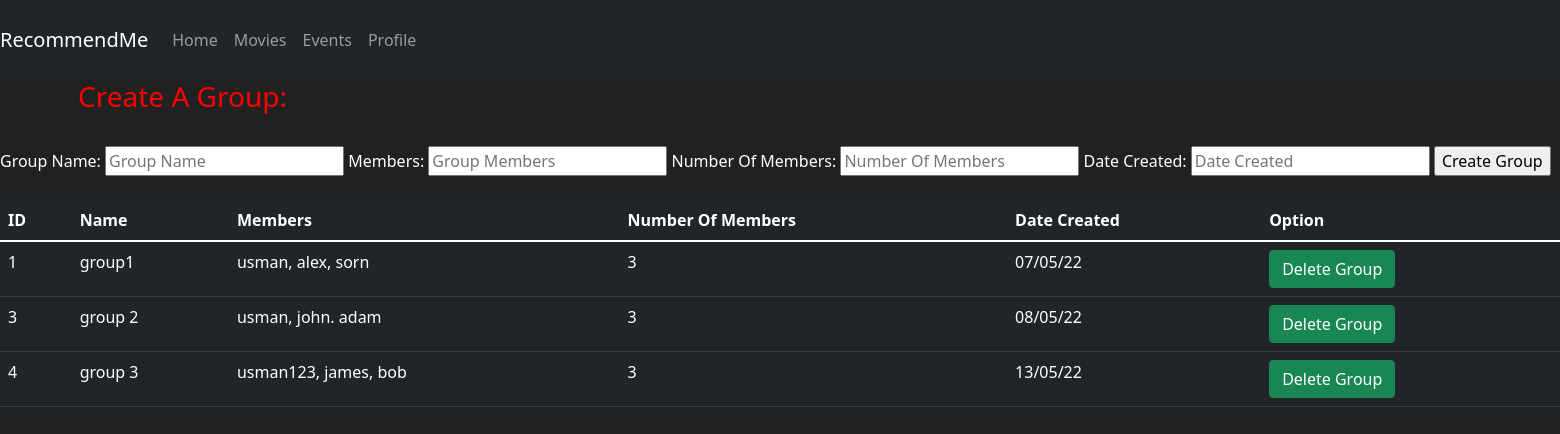
The app's page /profile/groups (signed in) with its own data.
### webpage/models.py (models this page shows)
class Group(db.Model, UserMixin):
    id = db.Column(db.Integer(), primary_key=True)
    grouptitle = db.Column(db.String(length=50), nullable=False, unique=False)
    members = db.Column(db.String(length=100), nullable=False, unique=False)
    numofmem = db.Column(db.Integer(), nullable=False, unique=False)
    datecreated = db.Column(db.String(length=50), nullable=False, unique=False)

### webpage/route.py (the view, shortened to what this page needs)
@app.route('/profile/groups', methods=['GET', 'POST'])
@login_required
def profile_group():
    create = CreateGroup()
    if create.errors != {}:
        for err_msg in create.errors.values():
            flash(f'There was an error with creating a group: {err_msg}', category='danger')
    groups = Group.query.all()
    return render_template('profile_group.html', create=create, groups=groups)

### webpage/forms.py
class CreateGroup(FlaskForm):
    grouptitle = StringField(label='Group Name:', validators=[DataRequired()])
    members = StringField(label='Members:', validators=[DataRequired()])
    numofmem = StringField(label='Number Of Members:', validators=[DataRequired()])
    datecreated = StringField(label='Date Created:', validators=[DataRequired()])
    submit = SubmitField(label='Create Group')

### webpage/models.py (called while the page is built)
@login_manager.user_loader
def load_user(user_id):
    return User.query.get(int(user_id))

### webpage/templates/profile_group.html (shortened to what this page needs)
{% extends 'base.html' %}
{% block content %}
<h3 style="color:red; position: relative; left: 5%;">Create A Group:</h3>
<br>
<div class="">
    <form method="POST">
        {{ create.grouptitle.label() }}
        {{ create.grouptitle(class="", placeholder="Group Name") }}
        {{ create.members.label() }}
        {{ create.members(class="", placeholder="Group Members") }}
        {{ create.numofmem.label() }}
        {{ create.numofmem(class="", placeholder="Number Of Members") }}
        {{ create.datecreated.label() }}
        {{ create.datecreated(class="", placeholder="Date Created") }}
        {{ create.submit(class="") }}
    </form>
</div>
<br>
    <table class="table table-hover table-dark"  id="remove-group">
        <thead>
            <tr>
                <th scope="col">ID</th>
                <th scope="col">Name</th>
                <th scope="col">Members</th>
                <th scope="col">Number Of Members</th>
                <th scope="col">Date Created</th>
                <th scope="col">Option</th>
            </tr>
        </thead>
        <tbody>
        {% for group in groups %}
            <tr>
                <td>{{ group.id }}</td>
                <td>{{ group.grouptitle }}</td>
                <td>{{ group.members }}</td>
                <td>{{ group.numofmem }}</td>
                <td>{{ group.datecreated }}</td>
                <td>
                    <button class="btn btn-outline btn-success" onclick="deleteRow(this)">Delete Group</button>
                </td>
            </tr>
        {% endfor %}
        </tbody>
    </table>
{% endblock %}

### webpage/static/stylesheets/style.css (style rules this page uses)
.background { background-color: #212121; color: white; }
#remove-group { background-color: red; }

### records on screen
Group: id "1", grouptitle "group1", members "usman, alex, sorn", numofmem "3", datecreated "07/05/22"
Group: id "3", grouptitle "group 2", members "usman, john. adam", numofmem "3", datecreated "08/05/22"
Group: id "4", grouptitle "group 3", members "usman123, james, bob", numofmem "3", datecreated "13/05/22"

### other values on screen
{{ create.grouptitle.label() }} "Group Name:"
{{ create.members.label() }} "Members:"
{{ create.numofmem.label() }} "Number Of Members:"
{{ create.datecreated.label() }} "Date Created:"
